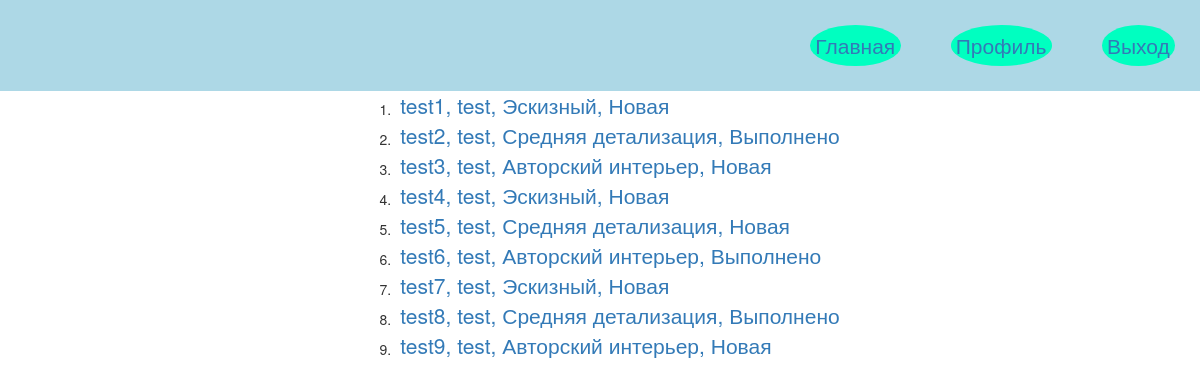
/update_claim/ (signed in), run on the app's committed database.
### core/models.py (models this page shows, shortened)
class Claim(models.Model):
    title = models.CharField(max_length=50)
    description = models.TextField(max_length=1000)
    category = models.ManyToManyField(Category, help_text='Change your category')
    image = models.ImageField(upload_to='images', null=True, blank=True)
    updated_at = models.DateTimeField(auto_now=True)
    who_created = models.ForeignKey(CustomUser, on_delete=models.CASCADE, default=1)
    STATUS = (
        ('п', 'Принято в работу'),
        ('в', 'Выполнено'),
        ('н', 'Новая'),
    )
    status = models.CharField(max_length=1, choices=STATUS, blank=True, default='н')

class Category(models.Model):
    name = models.CharField(max_length=50)
    def __str__(self):
        return self.name
    class Meta:
        verbose_name_plural = 'Categories'

### core/views.py (the view)
# urls.py: path('update_claim/', views.claim_update, name='update_list'),
@login_required
def claim_update(request):
    claims = Claim.objects.all()
    return render(request, 'claim_update.html',
                  context={'claims': claims})

### templates/claim_update.html (shortened to what this page needs)
{% extends 'base_generic.html' %}
{% block content %}
    <div>
        <ol>
        {% for claim in claims %}
            <li><a href="{% url 'update_claim' claim.pk %}">{{ claim.title }}, {{ claim.description }}, {{ claim.category.all|join:", " }},
                                    {% if claim.status == 'в'  %}
                                            Выполнено
                                    {% elif claim.status == 'н' %}
                                            Новая
                                    {% elif claim.status == 'п' %}
                                            Принято в работу
                                    {% endif %}
            </a></li>
        {% endfor %}
        </ol>
    </div>
{% endblock %}

### core/static/core/css/style.css (style rules this page uses)
.header-nav nav a, a { font-size: 2.1rem; background-color: #00FFC0; border-radius: 50%; padding: 0.25em; }

### data on the page
Claim: title "test1", description "test", category.all "Эскизный", status "Новая"
Claim: title "test2", description "test", category.all "Средняя детализация", status "Выполнено"
Claim: title "test3", description "test", category.all "Авторский интерьер", status "Новая"
Claim: title "test4", description "test", category.all "Эскизный", status "Новая"
Claim: title "test5", description "test", category.all "Средняя детализация", status "Новая"
Claim: title "test6", description "test", category.all "Авторский интерьер", status "Выполнено"
Claim: title "test7", description "test", category.all "Эскизный", status "Новая"
Claim: title "test8", description "test", category.all "Средняя детализация", status "Выполнено"
Claim: title "test9", description "test", category.all "Авторский интерьер", status "Новая"
